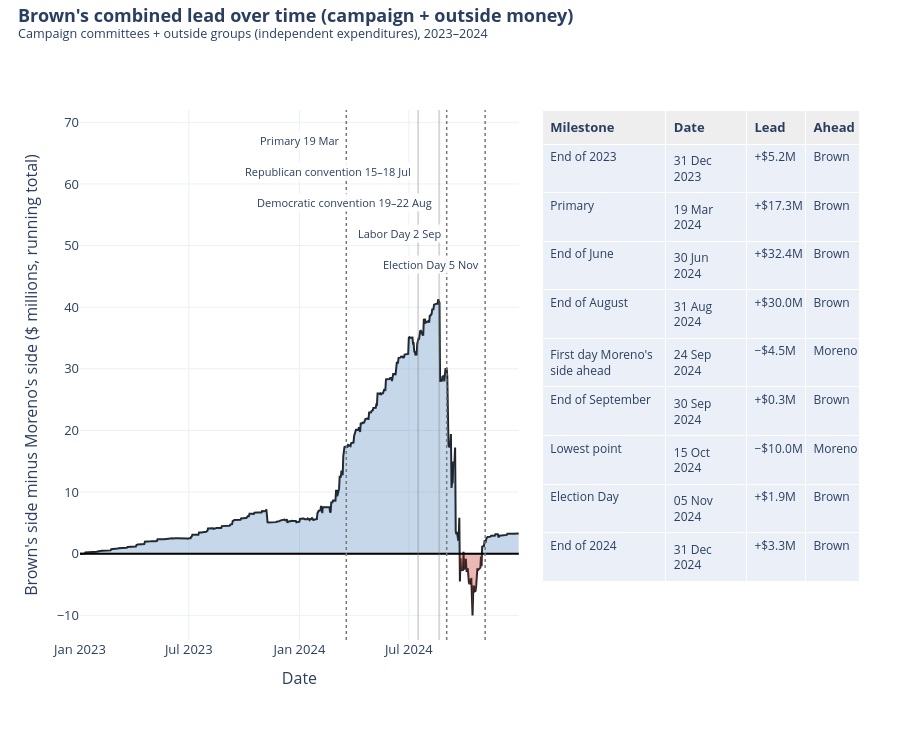

Notebook code for this chart:
### Code cell
# Chart 4: combined lead over time
fig = make_subplots(rows=1, cols=2, column_widths=[0.58, 0.42], horizontal_spacing=0.03,
                    specs=[[{"type": "xy"}, {"type": "table"}]])

hover = [f"{who} ahead by ${abs(v):,.2f}M" if who != "Even" else "Even"
         for who, v in zip(lead_line["who_is_ahead"], lead_line["combined_lead_m"])]
fig.add_trace(go.Scatter(x=lead_line["date"], y=lead_line["combined_lead_m"], mode="lines", name="Combined lead",
                         line={"color": "#222222", "width": 2}, customdata=hover,
                         hovertemplate="%{x|%d %b %Y}<br>%{customdata}<extra></extra>"), row=1, col=1)
fig.add_trace(go.Scatter(x=lead_line["date"], y=lead_line["combined_lead_m"].clip(lower=0), fill="tozeroy", mode="lines",
                         line={"width": 0}, fillcolor="rgba(31,95,168,0.25)", hoverinfo="skip", name="Brown's side ahead"), row=1, col=1)
fig.add_trace(go.Scatter(x=lead_line["date"], y=lead_line["combined_lead_m"].clip(upper=0), fill="tozeroy", mode="lines",
                         line={"width": 0}, fillcolor="rgba(192,57,43,0.35)", hoverinfo="skip", name="Moreno's side ahead"), row=1, col=1)
fig.add_hline(y=0, line={"color": "black", "width": 2}, row=1, col=1)

events = [("Primary 19 Mar", "2024-03-19", None, 67),
          ("Republican convention 15–18 Jul", "2024-07-15", "2024-07-18", 62),
          ("Democratic convention 19–22 Aug", "2024-08-19", "2024-08-22", 57),
          ("Labor Day 2 Sep", "2024-09-02", None, 52),
          ("Election Day 5 Nov", "2024-11-05", None, 47)]
for label, start, end, label_y in events:
    if end is None:
        fig.add_shape(type="line", x0=start, x1=start, y0=0, y1=1, xref="x", yref="paper", line={"color": "#777777", "dash": "dot", "width": 1.5})
    else:
        fig.add_shape(type="rect", x0=start, x1=end, y0=0, y1=1, xref="x", yref="paper", fillcolor="rgba(120,120,120,0.3)", line={"width": 0})
    fig.add_annotation(x=start, y=label_y, xref="x", yref="y", text=label, showarrow=False, xanchor="right", xshift=-4,
                       bgcolor="rgba(255,255,255,0.9)", font={"size": 11})

lead_text = [("+" if v >= 0 else "−") + f"${abs(v):,.1f}M" for v in milestones["combined_lead_m"]]
who_short = milestones["who_is_ahead"].str.replace("'s side", "")
fig.add_trace(go.Table(columnwidth=[2.3, 1.5, 1.1, 1.0],
                       header={"values": ["<b>Milestone</b>", "<b>Date</b>", "<b>Lead</b>", "<b>Ahead</b>"], "fill_color": "#eeeeee", "align": "left"},
                       cells={"values": [milestones["milestone"], milestones["date"].dt.strftime("%d %b %Y"), lead_text, who_short],
                              "align": "left", "height": 34, "font": {"size": 12}}), row=1, col=2)

fig.update_xaxes(title_text="Date", tickformat="%b %Y", row=1, col=1)
fig.update_yaxes(title_text="Brown's side minus Moreno's side ($ millions, running total)", range=[-14, 72], row=1, col=1)
finish(fig, "04_lead_over_time.html", "Brown's combined lead over time (campaign + outside money)", SCOPE,
       legend=False, height=740, top=110)

### Figure 1 — Plotly figure (JSON) as saved in the notebook; plotly's stock layout.template omitted (floating-point values rounded to 4 significant figures; data arrays with more than 128 entries replaced by an {"elided": "..."} marker saying what was removed)
{"data": [{"customdata": {"elided": "731 str values"}, "hovertemplate": "%{x|%d %b %Y}<br>%{customdata}<extra></extra>", "line": {"color": "#222222", "width": 2}, "mode": "lines", "name": "Combined lead", "type": "scatter", "x": {"elided": "731 str values"}, "xaxis": "x", "y": {"elided": "731 float values"}, "yaxis": "y"}, {"fill": "tozeroy", "fillcolor": "rgba(31,95,168,0.25)", "hoverinfo": "skip", "line": {"width": 0}, "mode": "lines", "name": "Brown's side ahead", "type": "scatter", "x": {"elided": "731 str values"}, "xaxis": "x", "y": {"elided": "731 float values"}, "yaxis": "y"}, {"fill": "tozeroy", "fillcolor": "rgba(192,57,43,0.35)", "hoverinfo": "skip", "line": {"width": 0}, "mode": "lines", "name": "Moreno's side ahead", "type": "scatter", "x": {"elided": "731 str values"}, "xaxis": "x", "y": {"elided": "731 float values"}, "yaxis": "y"}, {"cells": {"align": "left", "font": {"size": 12}, "height": 34, "values": [["End of 2023", "Primary", "End of June", "End of August", "First day Moreno's side ahead", "End of September", "Lowest point", "Election Day", "End of 2024"], ["31 Dec 2023", "19 Mar 2024", "30 Jun 2024", "31 Aug 2024", "24 Sep 2024", "30 Sep 2024", "15 Oct 2024", "05 Nov 2024", "31 Dec 2024"], ["+$5.2M", "+$17.3M", "+$32.4M", "+$30.0M", "−$4.5M", "+$0.3M", "−$10.0M", "+$1.9M", "+$3.3M"], ["Brown", "Brown", "Brown", "Brown", "Moreno", "Brown", "Moreno", "Brown", "Brown"]]}, "columnwidth": [2.3, 1.5, 1.1, 1], "domain": {"x": [0.5926, 1], "y": [0, 1]}, "header": {"align": "left", "fill": {"color": "#eeeeee"}, "values": ["<b>Milestone</b>", "<b>Date</b>", "<b>Lead</b>", "<b>Ahead</b>"]}, "type": "table"}], "layout": {"annotations": [{"bgcolor": "rgba(255,255,255,0.9)", "font": {"size": 11}, "showarrow": false, "text": "Primary 19 Mar", "x": "2024-03-19", "xanchor": "right", "xref": "x", "xshift": -4, "y": 67, "yref": "y"}, {"bgcolor": "rgba(255,255,255,0.9)", "font": {"size": 11}, "showarrow": false, "text": "Republican convention 15–18 Jul", "x": "2024-07-15", "xanchor": "right", "xref": "x", "xshift": -4, "y": 62, "yref": "y"}, {"bgcolor": "rgba(255,255,255,0.9)", "font": {"size": 11}, "showarrow": false, "text": "Democratic convention 19–22 Aug", "x": "2024-08-19", "xanchor": "right", "xref": "x", "xshift": -4, "y": 57, "yref": "y"}, {"bgcolor": "rgba(255,255,255,0.9)", "font": {"size": 11}, "showarrow": false, "text": "Labor Day 2 Sep", "x": "2024-09-02", "xanchor": "right", "xref": "x", "xshift": -4, "y": 52, "yref": "y"}, {"bgcolor": "rgba(255,255,255,0.9)", "font": {"size": 11}, "showarrow": false, "text": "Election Day 5 Nov", "x": "2024-11-05", "xanchor": "right", "xref": "x", "xshift": -4, "y": 47, "yref": "y"}], "font": {"size": 13}, "height": 740, "legend": {"orientation": "h", "x": 1, "xanchor": "right", "y": 1.02, "yanchor": "bottom"}, "margin": {"b": 100, "l": 80, "r": 40, "t": 110}, "shapes": [{"line": {"color": "black", "width": 2}, "type": "line", "x0": 0, "x1": 1, "xref": "x domain", "y0": 0, "y1": 0, "yref": "y"}, {"line": {"color": "#777777", "dash": "dot", "width": 1.5}, "type": "line", "x0": "2024-03-19", "x1": "2024-03-19", "xref": "x", "y0": 0, "y1": 1, "yref": "paper"}, {"fillcolor": "rgba(120,120,120,0.3)", "line": {"width": 0}, "type": "rect", "x0": "2024-07-15", "x1": "2024-07-18", "xref": "x", "y0": 0, "y1": 1, "yref": "paper"}, {"fillcolor": "rgba(120,120,120,0.3)", "line": {"width": 0}, "type": "rect", "x0": "2024-08-19", "x1": "2024-08-22", "xref": "x", "y0": 0, "y1": 1, "yref": "paper"}, {"line": {"color": "#777777", "dash": "dot", "width": 1.5}, "type": "line", "x0": "2024-09-02", "x1": "2024-09-02", "xref": "x", "y0": 0, "y1": 1, "yref": "paper"}, {"line": {"color": "#777777", "dash": "dot", "width": 1.5}, "type": "line", "x0": "2024-11-05", "x1": "2024-11-05", "xref": "x", "y0": 0, "y1": 1, "yref": "paper"}], "showlegend": false, "title": {"text": "<b>Brown's combined lead over time (campaign + outside money)</b><br><sup>Campaign committees + outside groups (independent expenditures), 2023–2024</sup>", "x": 0.02, "y": 0.97, "yanchor": "top"}, "xaxis": {"anchor": "y", "domain": [0, 0.5626], "tickformat": "%b %Y", "title": {"text": "Date"}}, "yaxis": {"anchor": "x", "domain": [0, 1], "range": [-14, 72], "title": {"text": "Brown's side minus Moreno's side ($ millions, running total)"}}}}
